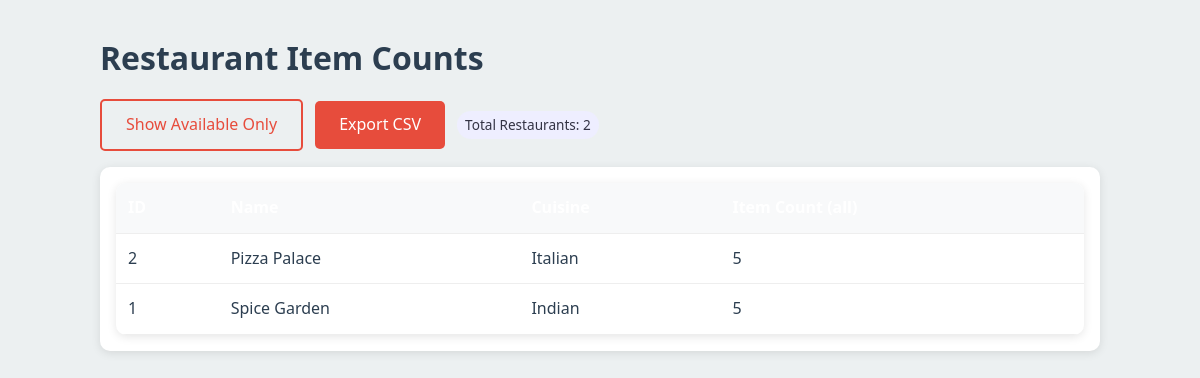
Page /php/report_item_counts.php?all=1 on the committed database.
### tables this page shows
CREATE TABLE restaurants (
    id INT AUTO_INCREMENT PRIMARY KEY,
    name VARCHAR(150) NOT NULL,
    owner_id INT NOT NULL,
    cuisine VARCHAR(100),
    location VARCHAR(255),
    phone VARCHAR(15),
    image VARCHAR(255),
    description TEXT,
    rating DECIMAL(2,1) DEFAULT 0.0,
    is_open BOOLEAN DEFAULT TRUE,
    status ENUM('pending', 'approved', 'rejected') DEFAULT 'pending',
    created_at TIMESTAMP DEFAULT CURRENT_TIMESTAMP,
    FOREIGN KEY (owner_id) REFERENCES users(id) ON DELETE CASCADE
);

### php/report_item_counts.php (the view, shortened to what this page needs)
<?php
$conn = getDBConnection();
$include_unavailable = isset($_GET['all']) && $_GET['all'] === '1';
$sql = "SELECT r.id, r.name, r.cuisine, COUNT(m.id) AS item_count
        FROM restaurants r
        LEFT JOIN menu_items m
          ON m.restaurant_id = r.id " . ($include_unavailable ? "" : "AND m.is_available = 1") . "
        GROUP BY r.id, r.name, r.cuisine
        ORDER BY item_count DESC, r.name ASC";
$result = $conn->query($sql);
$rows = [];
if ($result) {
    while ($row = $result->fetch_assoc()) { $rows[] = $row; }
}
?>
<!DOCTYPE html>
<html lang="en">
<head>
<link rel="stylesheet" href="../styles/main.css">
</head>
<body>
<div class="container" style="padding:2rem 0; max-width: 1000px;">
    <h1>Restaurant Item Counts</h1>
    <div class="toolbar">
        <a class="btn btn-outline" href="?<?= $include_unavailable ? '' : 'all=1' ?>"><?= $include_unavailable ? 'Show Available Only' : 'Include Unavailable' ?></a>
        <a class="btn btn-primary" href="?<?= $include_unavailable ? 'all=1&' : '' ?>export=csv">Export CSV</a>
        <span class="badge">Total Restaurants: <?= count($rows) ?></span>
    </div>
    <div class="card" style="padding: 1rem;">
        <table class="table">
            <thead>
                <tr>
                    <th>ID</th>
                    <th>Name</th>
                    <th>Cuisine</th>
                    <th>Item Count<?= $include_unavailable ? ' (all)' : ' (available)' ?></th>
                </tr>
            </thead>
            <tbody>
                <?php foreach ($rows as $r): ?>
                    <tr>
                        <td><?= (int)$r['id'] ?></td>
                        <td><?= htmlspecialchars($r['name']) ?></td>
                        <td><?= htmlspecialchars($r['cuisine']) ?></td>
                        <td><?= (int)$r['item_count'] ?></td>
                    </tr>
                <?php endforeach; ?>
            </tbody>
        </table>
    </div>
</div>
</body>
</html>

### styles/main.css (style rules this page uses)
* { margin: 0; padding: 0; box-sizing: border-box; }
:root { --primary-color: #e74c3c; --secondary-color: #2c3e50; --success-color: #27ae60; --warning-color: #f39c12; --danger-color: #e74c3c; --light-bg: #ecf0f1; --dark-text: #2c3e50; --light-text: #7f8c8d; --white: #ffffff; --shadow: 0 2px 10px rgba(0,0,0,0.1); --shadow-hover: 0 4px 20px rgba(0,0,0,0.15); }
body { font-family: 'Segoe UI', Tahoma, Geneva, Verdana, sans-serif; background-color: var(--light-bg); color: var(--dark-text); line-height: 1.6; }
.btn { padding: 0.7rem 1.5rem; border: none; border-radius: 5px; cursor: pointer; font-size: 1rem; font-weight: 500; transition: all 0.3s; text-decoration: none; display: inline-block; }
.btn-primary { background-color: var(--primary-color); color: var(--white); }
.btn-outline { background-color: transparent; border: 2px solid var(--primary-color); color: var(--primary-color); }
.container { max-width: 1200px; margin: 0 auto; padding: 0 20px; }
.card { background-color: var(--white); border-radius: 10px; box-shadow: var(--shadow); padding: 1.5rem; transition: all 0.3s; }
.badge { display: inline-block; padding: 0.3rem 0.6rem; border-radius: 15px; font-size: 0.85rem; font-weight: 500; }
.table { width: 100%; border-collapse: collapse; background-color: var(--white); border-radius: 10px; overflow: hidden; box-shadow: var(--shadow); }
.table th, .table td { padding: 1rem; text-align: left; border-bottom: 1px solid #ddd; }
.table th { background-color: var(--secondary-color); color: var(--white); font-weight: 600; }

### php/report_item_counts.php (style rules this page uses)
.table { width: 100%; border-collapse: collapse; }
.table th, .table td { padding: 0.75rem; border-bottom: 1px solid #eee; text-align: left; }
.table th { background: #f8f9fa; }
.toolbar { display: flex; gap: 0.75rem; align-items: center; margin: 1rem 0; }
.badge { display: inline-block; padding: 0.2rem 0.5rem; border-radius: 999px; background: #eef; color: #334; font-size: 0.85rem; }

### rows in the picture
restaurants: id "2", name "Pizza Palace", cuisine "Italian", item_count "5"
restaurants: id "1", name "Spice Garden", cuisine "Indian", item_count "5"

### other values in the picture
count($rows) "2"
